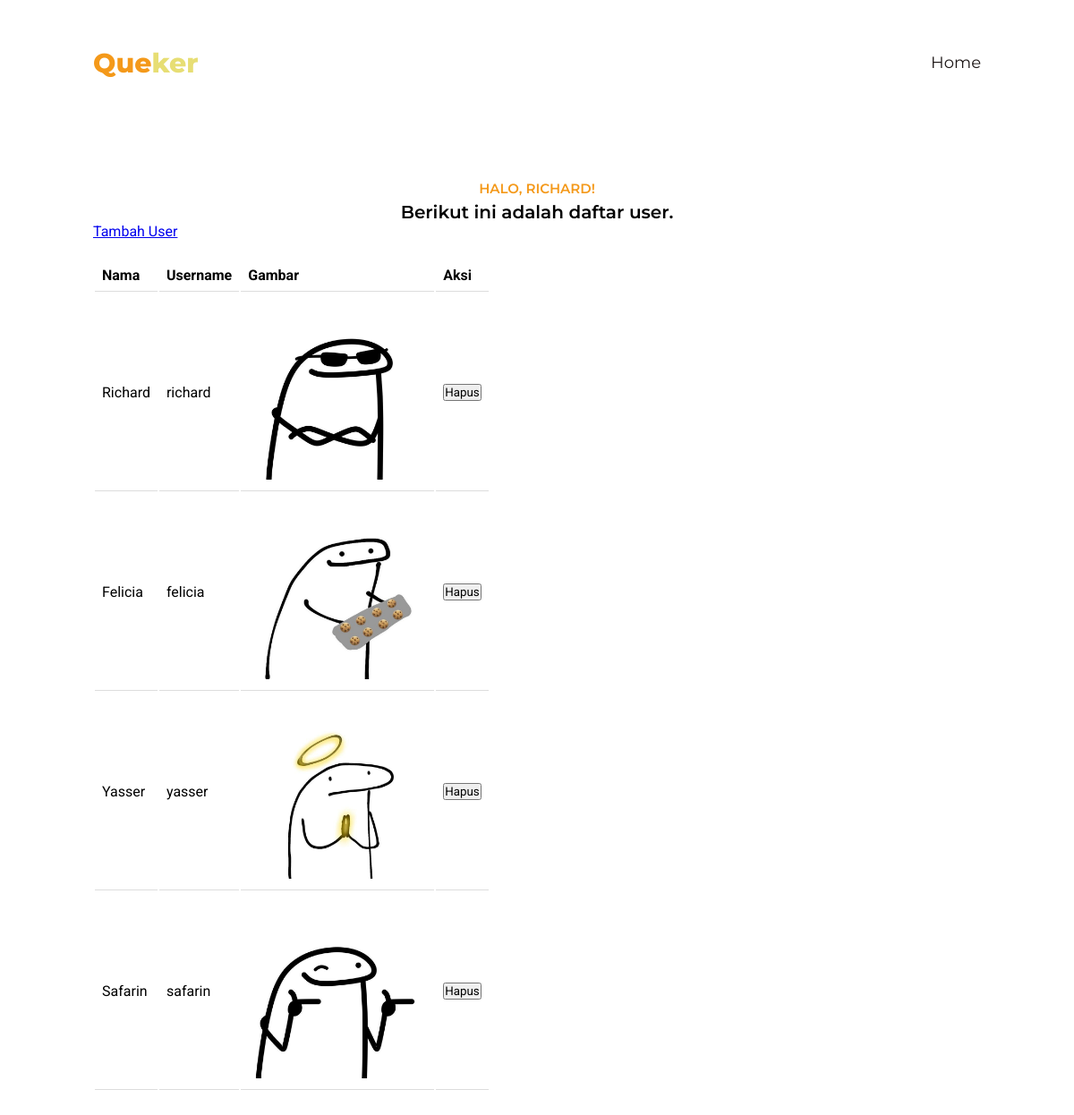
/daftarUser.php (signed in), run on the app's committed database.
### tables this page shows
CREATE TABLE `users` (
  `user_id` int NOT NULL,
  `name` varchar(255) NOT NULL,
  `username` varchar(255) NOT NULL,
  `password` varchar(255) NOT NULL,
  `image` varchar(255) NOT NULL,
  `insert_at` timestamp NULL DEFAULT CURRENT_TIMESTAMP,
  `updated_at` timestamp NULL DEFAULT CURRENT_TIMESTAMP ON UPDATE CURRENT_TIMESTAMP
);

### app/controller/daftarUserPageController.php (called while the page is built, shortened)
<?php
include("./app/config/database.php");
function getAllUsers() {
    global $conn;
    if ($conn) {
        $sql = "SELECT * FROM users";
        $result = mysqli_query($conn, $sql);
        if ($result && mysqli_num_rows($result) > 0) {
            $data = array();
            while ($row = mysqli_fetch_assoc($result)) {
                $data[] = $row;
            }
            return $data;
        } else {
            echo "there is no data";
            exit();
        }
    } else {
        echo "there is an error";
        exit();
    }
}

### daftarUser.php (the view, shortened to what this page needs)
<?php
include "./app/controller/authController.php";
include "./app/controller/daftarUserPageController.php";
$users = getAllUsers();
?>
<!DOCTYPE html>
<html lang="en">
    <head>
        <link
            rel="stylesheet"
            href="https://cdnjs.cloudflare.com/ajax/libs/bootstrap-icons/1.10.5/font/bootstrap-icons.min.css"
        />
        <link href="https://cdn.jsdelivr.net/npm/sweetalert2@11.7.5/dist/sweetalert2.min.css" rel="stylesheet">
        <link rel="stylesheet" href="./css/daftarProduct.css" />
    </head>
    <body>
        <header>
            <div class="navbar">
                <div class="container">
                    <div class="navbar-logo">Que<span>ker</span></div>
                    <div class="navbar-wrapper">
                        <div class="navbar-menu">
                            <a href="./admin.php">Home</a>
                        </div>
                    </div>
                </div>
            </div>
        </header>
        <section class="order section-margin" id="order">
            <div class="container">
                <div class="row1">
                    <div class="title-section">
                        <p class="label">Halo, <?php echo $_SESSION['username'] ?>!</p>
                        <h3 class="heading">
                            Berikut ini adalah daftar user.
                        </h3>
                        <a href="./tambahUser.php">Tambah User</a>
                    </div>
                </div>
                <div class="row2">
                    <div class="table">
                        <table>
                            <thead>
                                <tr>
                                    <th>Nama</th>
                                    <th>Username</th>
                                    <th>Gambar</th>
                                    <th>Aksi</th>
                                </tr>
                            </thead>
                            <tbody>
                                <?php
                                    foreach ($users as $item) {
                                        echo '<tr>';
                                        echo '<td>' . $item['name'] . '</td>';
                                        echo '<td>' . $item['username'] . '</td>';
                                        echo '<td><img src="images/' . $item['image'] . '" alt="" width="200px" /></td>';
                                        echo '<td><form action="" method="POST">';
                                        echo '<button type="submit" name="hapus">Hapus</button></td>';
                                        echo '</tr>';
                                    }
                                ?>
                            </tbody>
                        </table>
                    </div>
                </div>
            </div>
        </section>
    </body>
</html>

### css/daftarProduct.css (style rules this page uses)
:root { --primary-color: #f4991a; --button-color: #5c3c10; --heading-color: #e7de74; --main-font-color: #fff; --navbar-link-color: #1e1818; --heading-font: "Montserrat", sans-serif; --main-font: "Roboto", sans-serif; --bs-breakpoint-xs: 0; --bs-breakpoint-sm: 576px; --bs-breakpoint-md: 768px; --bs-breakpoint-lg: 992px; --bs-breakpoint-xl: 1200px; --bs-breakpoint-xxl: 1400px; }
* { font-family: var(--main-font); margin: 0; padding: 0; box-sizing: border-box; transition: all 0.3s ease-in-out; }
.container { max-width: var(--bs-breakpoint-lg); }
.section-margin { margin-top: 200px; }
.navbar { background-color: white; height: 140px; position: fixed; top: 0; left: 0; right: 0; display: flex; justify-content: center; align-items: center; z-index: 99; }
.navbar .container { margin: auto; width: 100%; display: flex; justify-content: space-between; align-items: center; }
.navbar .navbar-wrapper { display: flex; justify-content: space-between; width: 100%; }
.navbar .navbar-wrapper .navbar-menu { margin-left: auto; }
.navbar .navbar-logo { font-family: var(--heading-font); font-weight: 800; font-size: 30px; color: var(--primary-color); }
.navbar .navbar-logo span { font-family: var(--heading-font); font-weight: 800; font-size: 30px; color: var(--heading-color); }
.navbar .navbar-menu a { font-family: var(--heading-font); font-size: 18px; font-weight: 400; text-decoration: none; color: var(--navbar-link-color); margin-left: 20px; }
.order { padding: 0 20px; }
.order .container { margin: auto; }
.order .row1 .label { text-transform: uppercase; text-align: center; font-size: 15px; font-family: var(--heading-font); font-weight: 600; color: var(--primary-color); }
.order .row1 .heading { margin-top: 5px; text-align: center; font-family: var(--heading-font); font-weight: 600; font-size: 20px; color: var(--black-color); }
.order .container .row2 { margin-top: 20px; display: flex; justify-content: space-between; }
.table { width: 100%; border-collapse: collapse; position: relative; padding: 0; }
.table th, .table td { padding: 8px; text-align: left; border-bottom: 1px solid #ddd; }

### data on the page
users: name "Richard", username "richard", image (picture)
users: name "Felicia", username "felicia", image (picture)
users: name "Yasser", username "yasser", image (picture)
users: name "Safarin", username "safarin", image (picture)

### other printed values
$_SESSION['username'] "RICHARD"
